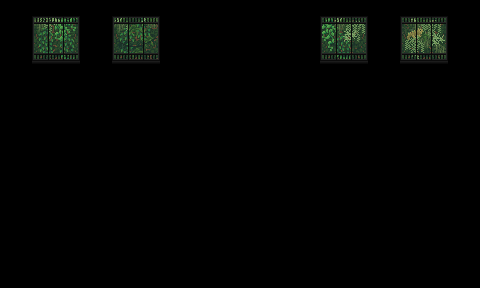

This is a level from a 2D game, rendered from its Tiled map with the project's own tilesets. A one-line summary and the map file follow, with tile-layer data summarised:
An orthogonal 30x18 tile map with 16x16 px tiles, 1 tile layer (Buildings), 3 tilesets.

<map version="1.8" tiledversion="1.8.5" orientation="orthogonal" renderorder="right-down" width="30" height="18" tilewidth="16" tileheight="16" infinite="0" nextlayerid="7" nextobjectid="375">
 <properties>
  <property name="LocationContext" value="Island" />
  <property name="SeasonOverride" value="summer" />
  <property name="ViewportFollowPlayer" type="bool" value="true" />
 </properties>
 <tileset firstgid="1" name="indoor" tilewidth="16" tileheight="16" tilecount="2176" columns="32">
  <image source="townInterior.png" width="512" height="1088" />
 </tileset>
 <tileset firstgid="2177" name="windows_sunny" tilewidth="16" tileheight="16" tilecount="144" columns="12">
  <image source="windows_sunny.png" width="192" height="192" />
 </tileset>
 <tileset firstgid="2321" name="window_critters" tilewidth="16" tileheight="16" tilecount="162" columns="27">
  <image source="window_critters.png" width="432" height="96" />
  <tile id="127">
   <animation>
    <frame tileid="127" duration="400" />
    <frame tileid="127" duration="400" />
    <frame tileid="127" duration="400" />
    <frame tileid="133" duration="400" />
    <frame tileid="127" duration="400" />
    <frame tileid="127" duration="400" />
    <frame tileid="127" duration="400" />
    <frame tileid="130" duration="400" />
    <frame tileid="130" duration="400" />
    <frame tileid="127" duration="400" />
    <frame tileid="127" duration="400" />
    <frame tileid="127" duration="400" />
    <frame tileid="133" duration="400" />
    <frame tileid="127" duration="400" />
    <frame tileid="127" duration="400" />
    <frame tileid="127" duration="400" />
    <frame tileid="127" duration="400" />
    <frame tileid="127" duration="400" />
    <frame tileid="133" duration="400" />
    <frame tileid="127" duration="400" />
    <frame tileid="127" duration="400" />
    <frame tileid="127" duration="400" />
    <frame tileid="130" duration="400" />
    <frame tileid="127" duration="400" />
    <frame tileid="133" duration="400" />
    <frame tileid="127" duration="400" />
    <frame tileid="127" duration="400" />
    <frame tileid="127" duration="400" />
    <frame tileid="127" duration="400" />
    <frame tileid="127" duration="400" />
    <frame tileid="127" duration="400" />
    <frame tileid="133" duration="400" />
    <frame tileid="127" duration="400" />
    <frame tileid="127" duration="400" />
    <frame tileid="127" duration="400" />
    <frame tileid="127" duration="400" />
   </animation>
  </tile>
 </tileset>
 <layer id="3" name="Buildings" width="30" height="18">
  <data>[540 cells, 36 non-empty, 36 distinct tile ids]</data>
 </layer>
</map>
